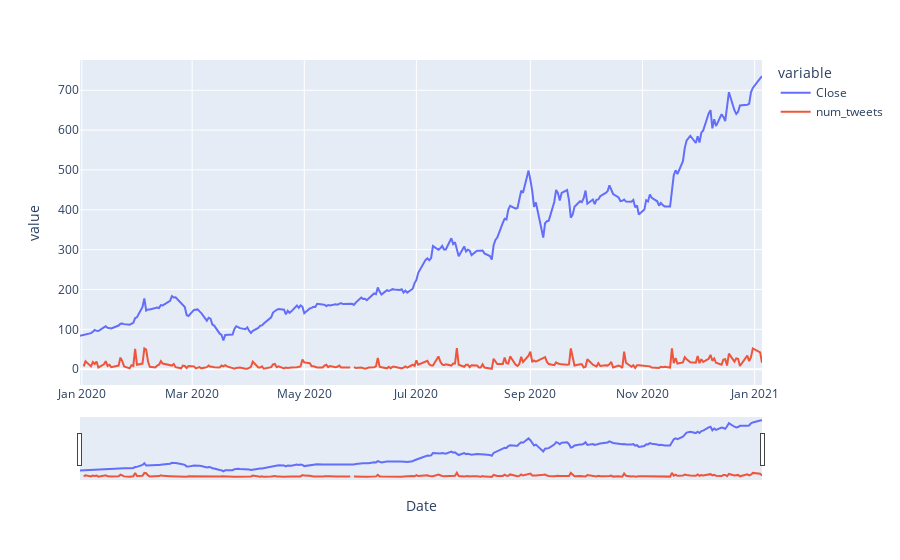

This figure's notebook cell:
### Code cell
fig = px.line(stock_df, x=stock_df.index, y=['Close', 'num_tweets'])
fig.update_xaxes(rangeslider_visible=True)
fig.show()

### Figure 1 — Plotly figure (JSON) as saved in the notebook; plotly's stock layout.template omitted (floating-point values rounded to 4 significant figures; data arrays with more than 128 entries replaced by an {"elided": "..."} marker saying what was removed)
{"data": [{"hovertemplate": "variable=Close<br>Date=%{x}<br>value=%{y}<extra></extra>", "legendgroup": "Close", "line": {"color": "#636efa", "dash": "solid"}, "mode": "lines", "name": "Close", "orientation": "v", "showlegend": true, "type": "scatter", "x": {"elided": "256 str values"}, "xaxis": "x", "y": {"elided": "256 float values"}, "yaxis": "y"}, {"hovertemplate": "variable=num_tweets<br>Date=%{x}<br>value=%{y}<extra></extra>", "legendgroup": "num_tweets", "line": {"color": "#EF553B", "dash": "solid"}, "mode": "lines", "name": "num_tweets", "orientation": "v", "showlegend": true, "type": "scatter", "x": {"elided": "256 str values"}, "xaxis": "x", "y": {"elided": "256 int values"}, "yaxis": "y"}], "layout": {"legend": {"title": {"text": "variable"}, "tracegroupgap": 0}, "margin": {"t": 60}, "xaxis": {"anchor": "y", "domain": [0, 1], "rangeslider": {"visible": true}, "title": {"text": "Date"}}, "yaxis": {"anchor": "x", "domain": [0, 1], "title": {"text": "value"}}}}
